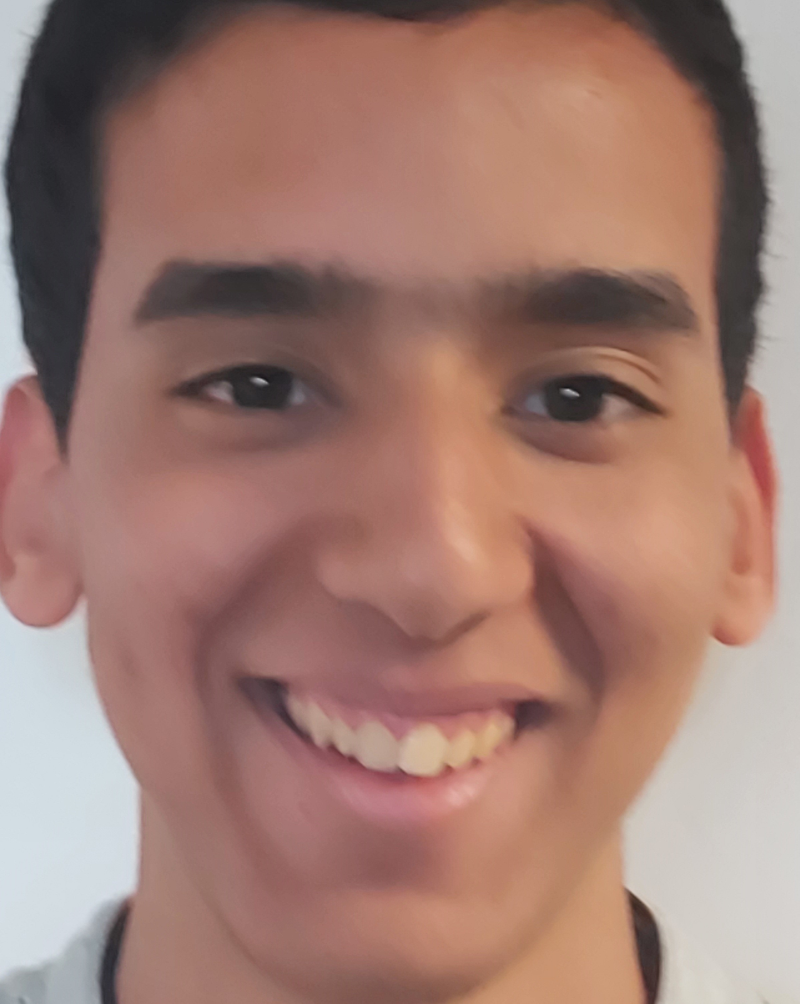
%> input picture reconnaissance faciale avec ma database/trainingSet/Abdel.jpg, 2398 x 3011 px (shown at 1/3 size); its folder holds only this picture in this run
$ octave test_upgrade.m   (GNU Octave 9; MATLAB toolbox functions it lacks are replaced by stand-ins)
%> lines starting %> are read from the running program, lines starting %| are printed output that depends on the picture

A = dir('trainingSet') ;
tailleImageL=200;
tailleImageH=200;
I11=[];
I22=[];
Ior=[];
for n=1:size(A,1)-2
    I = imread ([A(2+n).folder, '/' , A(2+n).name]) ;
    I=im2double(rgb2gray(I));
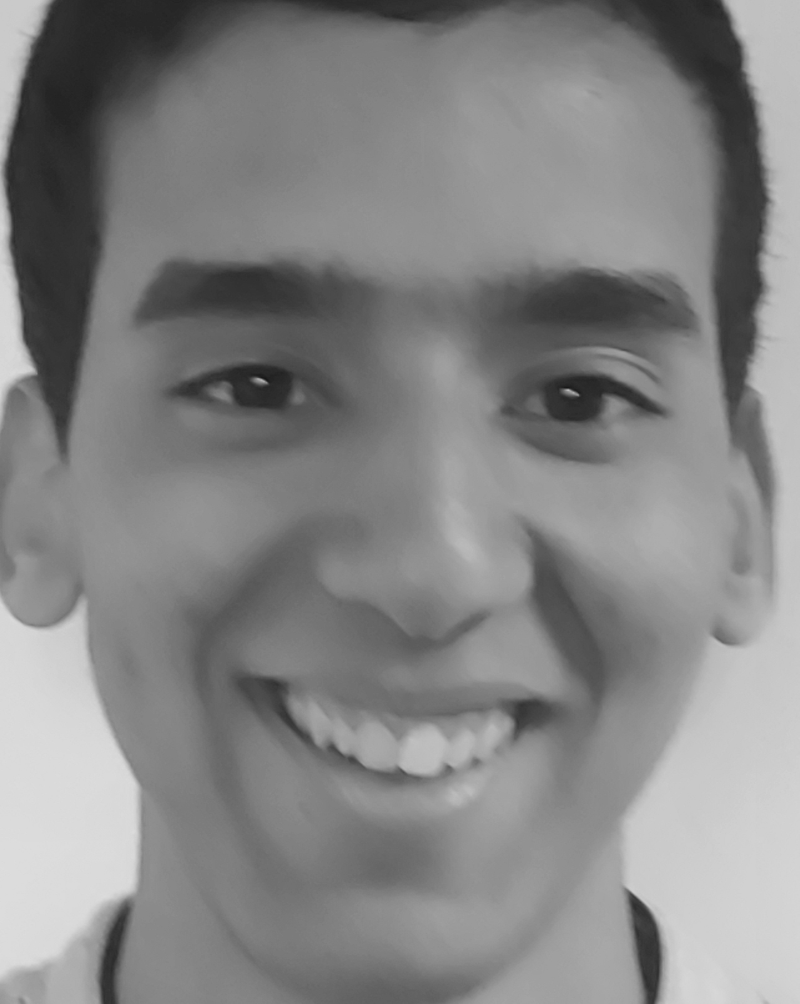
%> I: size 3011x2398 double (shown at 1/3 size); min 0.0706, max 0.875, mean 0.522
    I=imresize(I,[tailleImageL,tailleImageL]);
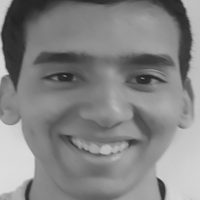
%> I: size 200x200 double; min 0.121, max 0.864, mean 0.522
    B=1/9.*ones(3,3);
    std(I);
    %Changement luminosité
    if mean(I(:))<85/255
        I1=I+mean(I(:));
        I2=I+2*mean(I(:));

    elseif mean(I(:))<170/255
        I1=I+mean(I(:))/2;
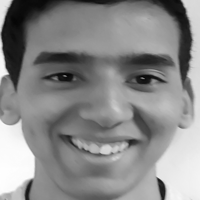
%> I1: size 200x200 double; min 0.382, max 1.12, mean 0.782; drawn with min black and max white
        I2=I-mean(I(:))/2;
    else
        I1=I-mean(I(:))/2;
        I2=I-mean(I(:))/4;
    end
    %améliorer contraste
    I1=imadjust(I1);
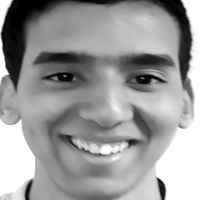
%> I1: size 200x200 double; min 0, max 1, mean 0.607
    I2=imadjust(I2);
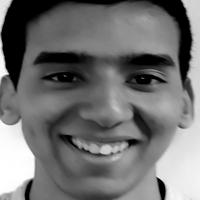
%> I2: size 200x200 double; min 0, max 1, mean 0.447
    %Filtrage par gaussienne
    I1=filter2(B,imadjust(I1));
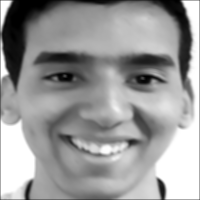
%> I1: size 200x200 double; min 0, max 1, mean 0.603
    I2=filter2(B,imadjust(I2));
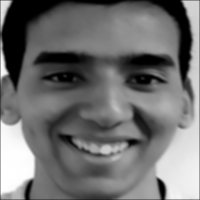
%> I2: size 200x200 double; min 0, max 1, mean 0.443
    I11=[I11 I1];
    I22=[I22 I2];
    Ior=[Ior I];
end
% I11=[I1 imadjust(I1)];
% I22=[I2 imadjust(I2)];
% I1=[filter2(B,imadjust(I1)) I11];
figure;
subplot(311)
imshow(I11);
title('I1');
subplot(312)
imshow(I22);
title('I2');
subplot(313)
imshow(Ior);
title('I');
